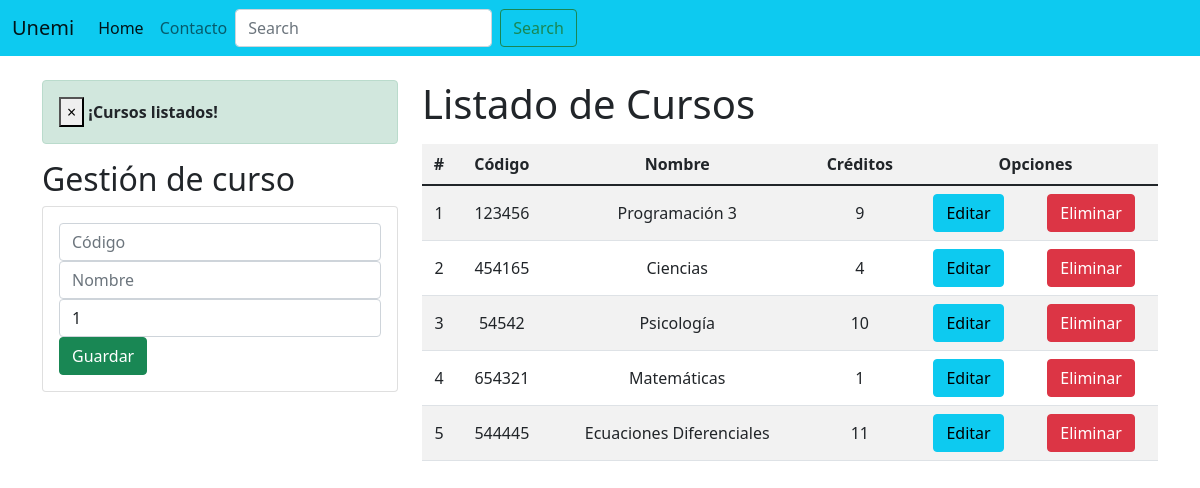
The page / on the database its author committed.
### Aplicaciones/Academico/models.py (models this page shows, shortened)
class Curso(models.Model):
    codigo = models.CharField(primary_key=True,max_length=6)
    nombre = models.CharField(max_length=50)
    creditos = models.PositiveSmallIntegerField()

### Aplicaciones/Academico/views.py (the view)
# urls.py: path('', views.home),
def home(request):
    cursosListados = Curso.objects.all()
    messages.success(request, '¡Cursos listados!')
    return render(request, "gestionCursos.html", {"cursos":cursosListados})

### Aplicaciones/Academico/templates/gestionCursos.html (shortened to what this page needs)
{% extends "./base.html" %}
{% block body %}
<div class="row">
   <div class="col-sm-12 col-md-6 col-lg-4 col-xl-4 ">
       {% if messages %}
       {% for message in messages %}
       <div class="alert alert-dismissible alert-success ">
           <button type="button" class="close" data-dismiss="alert">&times;</button>
           <strong class="text-dark">{{ message}}</strong>
       </div>
       {% endfor %}
       {% endif %}
        <h2>Gestión de curso</h2>
        <div class="card">
            <div class="card-body">
                <form action="/registrarCurso/" method="POST">{% csrf_token %}
                    <div class="form-group">
                        <input type="text" id="txtCodigo" name="txtCodigo" class="form-control" placeholder="Código"
                            minlenght="6" maxlength="6" required>
                    </div>
                    <div class="form-group">
                        <input type="text" id="txtNombre" name="txtNombre" class="form-control" placeholder="Nombre"
                            maxlength="50" required>
                    </div>
                    <div class="form-group">
                        <input type="text" id="numCreditos" name="numCreditos" class="form-control" min="1" max="9"
                        value="1" required>
                    </div>
                    <div class="form-group">
                        <button type="submit" class="btn btn-success btn-block text-white">Guardar</button>
                    </div>
                </form>
            </div>
        </div>
   </div>
   <div class="col-sm-12 col-md-6 col-lg-8 col-xl-8 ">
       <h1>Listado de Cursos</h1>
       <div class="table-responsive py-2">
            <table class="table table-striped">
                <thread>
                    <tr>
                        <th>#</th>
                        <th>Código</th>
                        <th>Nombre</th>
                        <th>Créditos</th>
                        <th colspan="2">Opciones</th>
                    </tr>
                </thread>
                <tbody>
                    {% for c in cursos %}
                    <tr>
                        <td>{{forloop.counter}}</td>
                        <td>{{c.codigo}}</td>
                        <td>{{c.nombre}}</td>
                        <td>{{c.creditos}}</td>
                        <td><a href="edicionCurso/{{c.codigo}}" class="btn btn-info">Editar</a> </td>
                        <td><a href="eliminacionCurso/{{c.codigo}}" class="btn btn-danger btnEliminacion">Eliminar</a> </td>
                    </tr>
                    {% endfor %}
                </tbody>
            </table>
       </div>
   </div>
</div>
{% endblock %}

### Aplicaciones/Academico/templates/base.html (shortened to what this page needs)
<!DOCTYPE html>
<html lang="en">
<head>
    {% load static %}
    <link href="https://cdn.jsdelivr.net/npm/bootstrap@5.1.3/dist/css/bootstrap.min.css" rel="stylesheet"
>
    <link rel="stylesheet" href="{% static 'css/gestionCursos.css' %}">
</head>
<body>
    <nav class="navbar navbar-expand-lg navbar-light bg-info">
        <div class="container-fluid">
          <a class="navbar-brand" href="#">Unemi</a>
          <div class="collapse navbar-collapse" id="navbarSupportedContent">
            <ul class="navbar-nav">
              <li class="nav-item">
                <a class="nav-link active" aria-current="page" href="#">Home</a>
              </li>
              <li class="nav-item">
                <a class="nav-link" href="#">Contacto</a>
              </li>
            </ul>
            <form class="d-flex">
              <input class="form-control me-2" type="search" placeholder="Search" aria-label="Search">
              <button class="btn btn-outline-success" type="submit">Search</button>
            </form>
          </div>
        </div>
      </nav>
      <div class="container py-4">
        {% block body %}
        {% endblock %}
      </div>
</body>
</html>

### Aplicaciones/Academico/static/css/gestionCursos.css (style rules this page uses)
th, td { text-align: center; vertical-align: middle; }

### rows shown on the page
Curso: codigo "123456", nombre "Programación 3", creditos "9"
Curso: codigo "454165", nombre "Ciencias", creditos "4"
Curso: codigo "54542", nombre "Psicología", creditos "10"
Curso: codigo "654321", nombre "Matemáticas", creditos "1"
Curso: codigo "544445", nombre "Ecuaciones Diferenciales", creditos "11"

### other values the page prints
{{ message }} "¡Cursos listados!"
